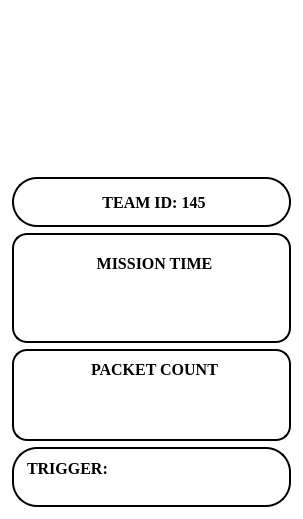
        <widget class="QFrame" name="side_panel_1">
         <property name="maximumSize">
          <size>
           <width>16777215</width>
           <height>16777215</height>
          </size>
         </property>
         <property name="styleSheet">
          <string notr="true">background: transparent;</string>
         </property>
         <property name="frameShape">
          <enum>QFrame::StyledPanel</enum>
         </property>
         <property name="frameShadow">
          <enum>QFrame::Raised</enum>
         </property>
         <layout class="QVBoxLayout" name="verticalLayout_4">
          <item>
           <widget class="QFrame" name="team_logo_2">
            <property name="minimumSize">
             <size>
              <width>147</width>
              <height>159</height>
             </size>
            </property>
            <property name="maximumSize">
             <size>
              <width>16777215</width>
              <height>175</height>
             </size>
            </property>
            <property name="styleSheet">
             <string notr="true">QFrame#team_logo_2{
	background:transparent;
	background-image: url(:/team_logo/team_sammard_logo_resize2.png);
	border-top-right-radius: 25px;
	background-repeat: no-repeat;
	background-position: center;
}</string>
            </property>
            <property name="frameShape">
             <enum>QFrame::StyledPanel</enum>
            </property>
            <property name="frameShadow">
             <enum>QFrame::Raised</enum>
            </property>
           </widget>
          </item>
          <item>
           <widget class="QFrame" name="teamID_frame">
            <property name="minimumSize">
             <size>
              <width>0</width>
              <height>50</height>
             </size>
            </property>
            <property name="maximumSize">
             <size>
              <width>16777215</width>
              <height>62</height>
             </size>
            </property>
            <property name="styleSheet">
             <string notr="true">background: white;
border-radius: 25px;
border: 2px solid black;</string>
            </property>
            <property name="frameShape">
             <enum>QFrame::StyledPanel</enum>
            </property>
            <property name="frameShadow">
             <enum>QFrame::Raised</enum>
            </property>
            <layout class="QHBoxLayout" name="horizontalLayout_41" stretch="0">
             <property name="spacing">
              <number>0</number>
             </property>
             <property name="leftMargin">
              <number>5</number>
             </property>
             <property name="topMargin">
              <number>0</number>
             </property>
             <property name="rightMargin">
              <number>0</number>
             </property>
             <property name="bottomMargin">
              <number>0</number>
             </property>
             <item>
              <widget class="QLabel" name="teamID">
               <property name="sizePolicy">
                <sizepolicy hsizetype="Preferred" vsizetype="Preferred">
                 <horstretch>0</horstretch>
                 <verstretch>0</verstretch>
                </sizepolicy>
               </property>
               <property name="minimumSize">
                <size>
                 <width>0</width>
                 <height>0</height>
                </size>
               </property>
               <property name="maximumSize">
                <size>
                 <width>16777215</width>
                 <height>50</height>
                </size>
               </property>
               <property name="font">
                <font>
                 <family>Times New Roman</family>
                 <pointsize>12</pointsize>
                 <weight>75</weight>
                 <bold>true</bold>
                </font>
               </property>
               <property name="styleSheet">
                <string notr="true">background: transparent;
border-radius: 25px;
border: 0px solid black;</string>
               </property>
               <property name="text">
                <string>TEAM ID: 145</string>
               </property>
               <property name="alignment">
                <set>Qt::AlignCenter</set>
               </property>
              </widget>
             </item>
            </layout>
           </widget>
          </item>
          <item>
           <widget class="QFrame" name="mission_time_frame">
            <property name="maximumSize">
             <size>
              <width>16777215</width>
              <height>110</height>
             </size>
            </property>
            <property name="styleSheet">
             <string notr="true">background: white;
border-radius: 15px;
border: 2px solid black;</string>
            </property>
            <property name="frameShape">
             <enum>QFrame::StyledPanel</enum>
            </property>
            <property name="frameShadow">
             <enum>QFrame::Raised</enum>
            </property>
            <layout class="QGridLayout" name="gridLayout_2" rowstretch="1,2" columnstretch="1,2">
             <property name="leftMargin">
              <number>6</number>
             </property>
             <property name="topMargin">
              <number>9</number>
             </property>
             <property name="rightMargin">
              <number>0</number>
             </property>
             <property name="bottomMargin">
              <number>9</number>
             </property>
             <property name="verticalSpacing">
              <number>0</number>
             </property>
             <item row="1" column="0" alignment="Qt::AlignTop">
              <widget class="QLabel" name="mission_time_icon">
               <property name="styleSheet">
                <string notr="true">background: transparent;
border-radius: 15px;
border: 0px solid black;</string>
               </property>
               <property name="text">
                <string/>
               </property>
               <property name="pixmap">
                <pixmap>Image_resources/sidePanel/Time.png</pixmap>
               </property>
               <property name="alignment">
                <set>Qt::AlignCenter</set>
               </property>
              </widget>
             </item>
             <item row="0" column="0" colspan="2" alignment="Qt::AlignBottom">
              <widget class="QLabel" name="mission_time_label">
               <property name="font">
                <font>
                 <family>Times New Roman</family>
                 <pointsize>12</pointsize>
                 <weight>75</weight>
                 <bold>true</bold>
                </font>
               </property>
               <property name="styleSheet">
                <string notr="true">background: transparent;
border-radius: 15px;
border: 0px solid black;</string>
               </property>
               <property name="text">
                <string>MISSION TIME</string>
               </property>
               <property name="alignment">
                <set>Qt::AlignCenter</set>
               </property>
              </widget>
             </item>
             <item row="1" column="1">
              <widget class="QFrame" name="mission_time">
               <property name="styleSheet">
                <string notr="true">background: transparent;
border-radius: 15px;
border: 0px solid black;</string>
               </property>
               <property name="frameShape">
                <enum>QFrame::StyledPanel</enum>
               </property>
               <property name="frameShadow">
                <enum>QFrame::Raised</enum>
               </property>
               <layout class="QVBoxLayout" name="verticalLayout_67">
                <property name="leftMargin">
                 <number>0</number>
                </property>
                <property name="topMargin">
                 <number>0</number>
                </property>
                <property name="rightMargin">
                 <number>0</number>
                </property>
                <property name="bottomMargin">
                 <number>0</number>
                </property>
                <item>
                 <widget class="QTextEdit" name="mission_time_text">
                  <property name="sizePolicy">
                   <sizepolicy hsizetype="Preferred" vsizetype="Preferred">
                    <horstretch>0</horstretch>
                    <verstretch>0</verstretch>
                   </sizepolicy>
                  </property>
                  <property name="minimumSize">
                   <size>
                    <width>118</width>
                    <height>30</height>
                   </size>
                  </property>
                  <property name="font">
                   <font>
                    <pointsize>12</pointsize>
                   </font>
                  </property>
                  <property name="styleSheet">
                   <string notr="true">background:transparent;</string>
                  </property>
                  <property name="verticalScrollBarPolicy">
                   <enum>Qt::ScrollBarAlwaysOff</enum>
                  </property>
                  <property name="horizontalScrollBarPolicy">
                   <enum>Qt::ScrollBarAlwaysOff</enum>
                  </property>
                  <property name="readOnly">
                   <bool>true</bool>
                  </property>
                 </widget>
                </item>
               </layout>
              </widget>
             </item>
            </layout>
           </widget>
          </item>
          <item>
           <widget class="QFrame" name="packet_count_frame">
            <property name="minimumSize">
             <size>
              <width>179</width>
              <height>0</height>
             </size>
            </property>
            <property name="maximumSize">
             <size>
              <width>16777215</width>
              <height>110</height>
             </size>
            </property>
            <property name="styleSheet">
             <string notr="true">background: white;
border-radius: 15px;
border: 2px solid black;</string>
            </property>
            <property name="frameShape">
             <enum>QFrame::StyledPanel</enum>
            </property>
            <property name="frameShadow">
             <enum>QFrame::Raised</enum>
            </property>
            <layout class="QGridLayout" name="gridLayout_3" rowstretch="1,0" columnstretch="1,0">
             <property name="leftMargin">
              <number>6</number>
             </property>
             <property name="topMargin">
              <number>9</number>
             </property>
             <property name="rightMargin">
              <number>0</number>
             </property>
             <property name="bottomMargin">
              <number>9</number>
             </property>
             <property name="horizontalSpacing">
              <number>6</number>
             </property>
             <property name="verticalSpacing">
              <number>0</number>
             </property>
             <item row="1" column="0" alignment="Qt::AlignTop">
              <widget class="QLabel" name="packet_count_icon">
               <property name="styleSheet">
                <string notr="true">background: transparent;
border-radius: 15px;
border: 0px solid black;</string>
               </property>
               <property name="text">
                <string/>
               </property>
               <property name="pixmap">
                <pixmap>Image_resources/sidePanel/Abacus.png</pixmap>
               </property>
               <property name="alignment">
                <set>Qt::AlignCenter</set>
               </property>
              </widget>
             </item>
             <item row="0" column="0" colspan="2" alignment="Qt::AlignHCenter|Qt::AlignBottom">
              <widget class="QLabel" name="packet_count_label">
               <property name="font">
                <font>
                 <family>Times New Roman</family>
                 <pointsize>12</pointsize>
                 <weight>75</weight>
                 <bold>true</bold>
                </font>
               </property>
               <property name="styleSheet">
                <string notr="true">background: transparent;
border-radius: 15px;
border: 0px solid black;</string>
               </property>
               <property name="text">
                <string>PACKET COUNT</string>
               </property>
              </widget>
             </item>
             <item row="1" column="1">
              <widget class="QFrame" name="packet_count">
               <property name="maximumSize">
                <size>
                 <width>16777215</width>
                 <height>51</height>
                </size>
               </property>
               <property name="styleSheet">
                <string notr="true">background: transparent;
border-radius: 15px;
border: 0px solid black;</string>
               </property>
               <property name="frameShape">
                <enum>QFrame::StyledPanel</enum>
               </property>
               <property name="frameShadow">
                <enum>QFrame::Raised</enum>
               </property>
               <layout class="QVBoxLayout" name="verticalLayout_77">
                <property name="leftMargin">
                 <number>0</number>
                </property>
                <property name="topMargin">
                 <number>0</number>
                </property>
                <property name="rightMargin">
                 <number>0</number>
                </property>
                <property name="bottomMargin">
                 <number>0</number>
                </property>
                <item>
                 <widget class="QTextEdit" name="packet_count_text">
                  <property name="sizePolicy">
                   <sizepolicy hsizetype="Preferred" vsizetype="Preferred">
                    <horstretch>0</horstretch>
                    <verstretch>0</verstretch>
                   </sizepolicy>
                  </property>
                  <property name="minimumSize">
                   <size>
                    <width>118</width>
                    <height>30</height>
                   </size>
                  </property>
                  <property name="font">
                   <font>
                    <pointsize>12</pointsize>
                   </font>
                  </property>
                  <property name="styleSheet">
                   <string notr="true">background:transparent;</string>
                  </property>
                  <property name="verticalScrollBarPolicy">
                   <enum>Qt::ScrollBarAlwaysOff</enum>
                  </property>
                  <property name="horizontalScrollBarPolicy">
                   <enum>Qt::ScrollBarAlwaysOff</enum>
                  </property>
                  <property name="readOnly">
                   <bool>true</bool>
                  </property>
                 </widget>
                </item>
               </layout>
              </widget>
             </item>
            </layout>
           </widget>
          </item>
          <item>
           <widget class="QFrame" name="trigger_frame">
            <property name="minimumSize">
             <size>
              <width>0</width>
              <height>50</height>
             </size>
            </property>
            <property name="maximumSize">
             <size>
              <width>16777215</width>
              <height>62</height>
             </size>
            </property>
            <property name="styleSheet">
             <string notr="true">background: white;
border-radius: 25px;
border: 2px solid black;</string>
            </property>
            <property name="frameShape">
             <enum>QFrame::StyledPanel</enum>
            </property>
            <property name="frameShadow">
             <enum>QFrame::Raised</enum>
            </property>
            <layout class="QVBoxLayout" name="verticalLayout_78">
             <property name="spacing">
              <number>0</number>
             </property>
             <property name="leftMargin">
              <number>0</number>
             </property>
             <property name="topMargin">
              <number>6</number>
             </property>
             <property name="rightMargin">
              <number>0</number>
             </property>
             <property name="bottomMargin">
              <number>0</number>
             </property>
             <item alignment="Qt::AlignHCenter|Qt::AlignVCenter">
              <widget class="QTextEdit" name="trigger_value">
               <property name="sizePolicy">
                <sizepolicy hsizetype="Preferred" vsizetype="Preferred">
                 <horstretch>0</horstretch>
                 <verstretch>0</verstretch>
                </sizepolicy>
               </property>
               <property name="minimumSize">
                <size>
                 <width>0</width>
                 <height>0</height>
                </size>
               </property>
               <property name="maximumSize">
                <size>
                 <width>16777215</width>
                 <height>50</height>
                </size>
               </property>
               <property name="font">
                <font>
                 <family>Times New Roman</family>
                 <pointsize>12</pointsize>
                 <weight>75</weight>
                 <bold>true</bold>
                </font>
               </property>
               <property name="layoutDirection">
                <enum>Qt::LeftToRight</enum>
               </property>
               <property name="autoFillBackground">
                <bool>false</bool>
               </property>
               <property name="styleSheet">
                <string notr="true">background: transparent;
border-radius: 25px;
border: 0px solid black;</string>
               </property>
               <property name="verticalScrollBarPolicy">
                <enum>Qt::ScrollBarAlwaysOff</enum>
               </property>
               <property name="horizontalScrollBarPolicy">
                <enum>Qt::ScrollBarAlwaysOff</enum>
               </property>
               <property name="readOnly">
                <bool>true</bool>
               </property>
               <property name="markdown">
                <string>**TRIGGER:**

</string>
               </property>
               <property name="html">
                <string>&lt;!DOCTYPE HTML PUBLIC &quot;-//W3C//DTD HTML 4.0//EN&quot; &quot;http://www.w3.org/TR/REC-html40/strict.dtd&quot;&gt;
&lt;html&gt;&lt;head&gt;&lt;meta name=&quot;qrichtext&quot; content=&quot;1&quot; /&gt;&lt;style type=&quot;text/css&quot;&gt;
p, li { white-space: pre-wrap; }
&lt;/style&gt;&lt;/head&gt;&lt;body style=&quot; font-family:'Times New Roman'; font-size:12pt; font-weight:600; font-style:normal;&quot;&gt;
&lt;p style=&quot; margin-top:8px; margin-bottom:8px; margin-left:0px; margin-right:0px; -qt-block-indent:0; text-indent:0px;&quot;&gt;TRIGGER:&lt;/p&gt;&lt;/body&gt;&lt;/html&gt;</string>
               </property>
               <property name="placeholderText">
                <string/>
               </property>
              </widget>
             </item>
            </layout>
           </widget>
          </item>
         </layout>
        </widget>
